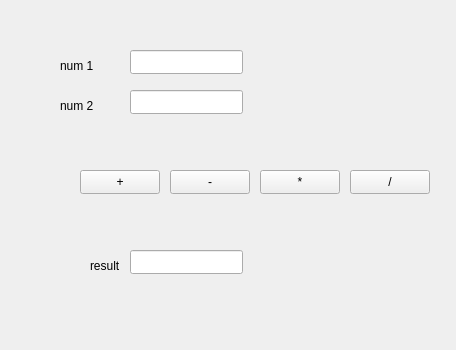
<?xml version="1.0" encoding="UTF-8"?>
<ui version="4.0">
 <class>MainWindow</class>
 <widget class="QMainWindow" name="MainWindow">
  <property name="geometry">
   <rect>
    <x>0</x>
    <y>0</y>
    <width>456</width>
    <height>350</height>
   </rect>
  </property>
  <property name="windowTitle">
   <string>MainWindow</string>
  </property>
  <widget class="QWidget" name="centralwidget">
   <widget class="QLabel" name="label">
    <property name="geometry">
     <rect>
      <x>60</x>
      <y>50</y>
      <width>61</width>
      <height>31</height>
     </rect>
    </property>
    <property name="text">
     <string>num 1</string>
    </property>
   </widget>
   <widget class="QLabel" name="label_2">
    <property name="geometry">
     <rect>
      <x>60</x>
      <y>90</y>
      <width>71</width>
      <height>31</height>
     </rect>
    </property>
    <property name="text">
     <string>num 2</string>
    </property>
   </widget>
   <widget class="QLineEdit" name="txtFirstNum">
    <property name="geometry">
     <rect>
      <x>130</x>
      <y>50</y>
      <width>113</width>
      <height>24</height>
     </rect>
    </property>
   </widget>
   <widget class="QLineEdit" name="txtSecNum">
    <property name="geometry">
     <rect>
      <x>130</x>
      <y>90</y>
      <width>113</width>
      <height>24</height>
     </rect>
    </property>
   </widget>
   <widget class="QPushButton" name="btn_add">
    <property name="geometry">
     <rect>
      <x>80</x>
      <y>170</y>
      <width>80</width>
      <height>24</height>
     </rect>
    </property>
    <property name="text">
     <string>+</string>
    </property>
   </widget>
   <widget class="QPushButton" name="btn_sub">
    <property name="geometry">
     <rect>
      <x>170</x>
      <y>170</y>
      <width>80</width>
      <height>24</height>
     </rect>
    </property>
    <property name="text">
     <string>-</string>
    </property>
   </widget>
   <widget class="QPushButton" name="btn_mult">
    <property name="geometry">
     <rect>
      <x>260</x>
      <y>170</y>
      <width>80</width>
      <height>24</height>
     </rect>
    </property>
    <property name="text">
     <string>*</string>
    </property>
   </widget>
   <widget class="QPushButton" name="btn_div">
    <property name="geometry">
     <rect>
      <x>350</x>
      <y>170</y>
      <width>80</width>
      <height>24</height>
     </rect>
    </property>
    <property name="text">
     <string>/</string>
    </property>
   </widget>
   <widget class="QLineEdit" name="result">
    <property name="geometry">
     <rect>
      <x>130</x>
      <y>250</y>
      <width>113</width>
      <height>24</height>
     </rect>
    </property>
    <property name="readOnly">
     <bool>true</bool>
    </property>
   </widget>
   <widget class="QLabel" name="label_3">
    <property name="geometry">
     <rect>
      <x>90</x>
      <y>250</y>
      <width>71</width>
      <height>31</height>
     </rect>
    </property>
    <property name="text">
     <string>result</string>
    </property>
   </widget>
  </widget>
 </widget>
 <resources/>
 <connections/>
</ui>
